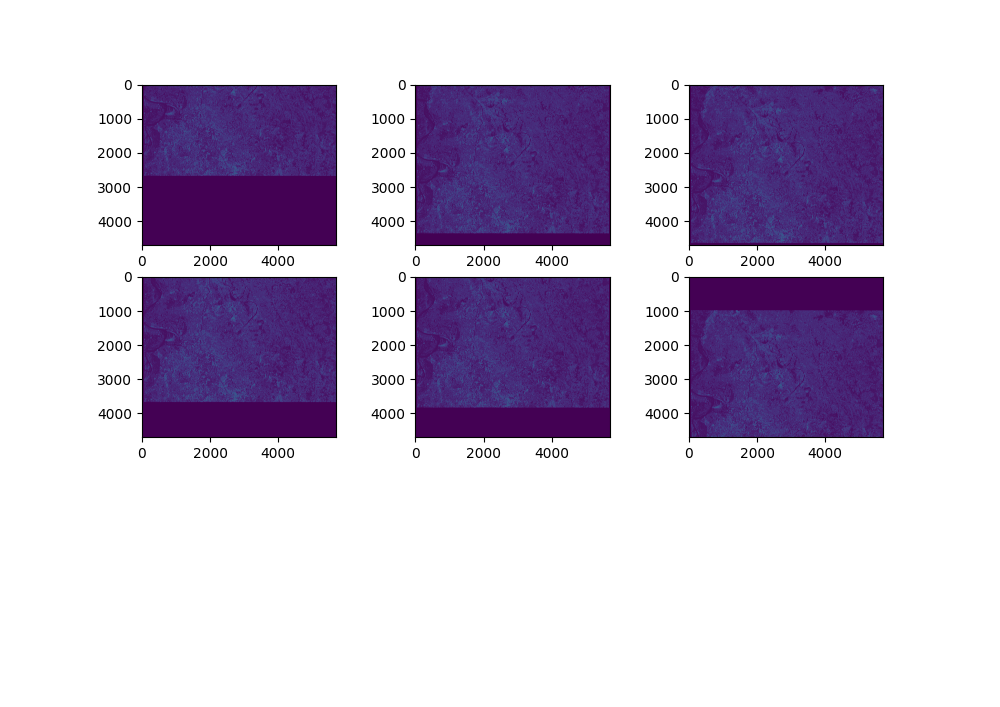

Source code (Python):
from rasterio.plot import show
import rasterio
import matplotlib.pyplot as plt
from keras.preprocessing.image import ImageDataGenerator
from numpy import expand_dims
import scipy
from keras.preprocessing.image import img_to_array

image = rasterio.open("C:\\Users\\ma\\project\\Scripts\\data\\lab3\\data\\HVshahdadpur.tif")

data = image.read()
data = data.transpose(1, 2, 0)


samples = expand_dims(data, 0)
data_generator = ImageDataGenerator(width_shift_range=0.5)
it = data_generator.flow(samples, batch_size=1)



plt.figure(figsize=(10, 10))
for i in range(6):
    plt.subplot(330 + 1 + i)
    batch = it.next()
    result = batch[0].astype('uint16')
    plt.imshow(result)

plt.show()
